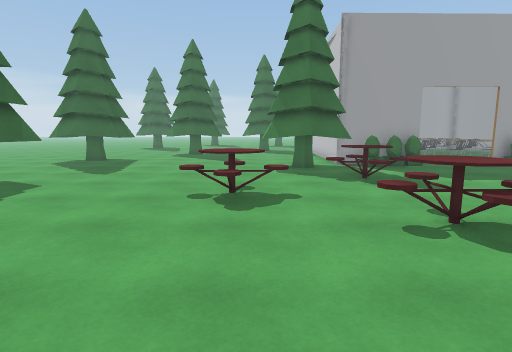
View 1 (above)

24 first-person views from a walk through a scene from a Unity 3-D project. The camera is 1.4 m above the floor, tilts 8° down and sees 80° across. The floor is counted in squares, 1 m on a side. Each view is taken from the middle of a square. On the plan, view 1 faces up. The plan holds only what a view shows up to about 14 squares ahead; the rest is blank. The place goes on beyond the plan. The player is left out. Some surface patterns are stand-ins.

View 2
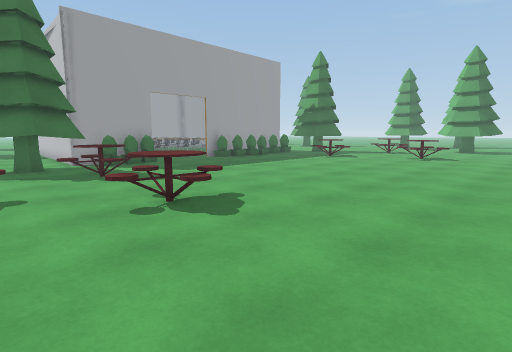

View 3
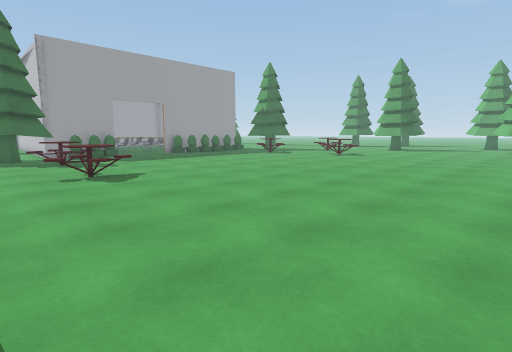

View 4
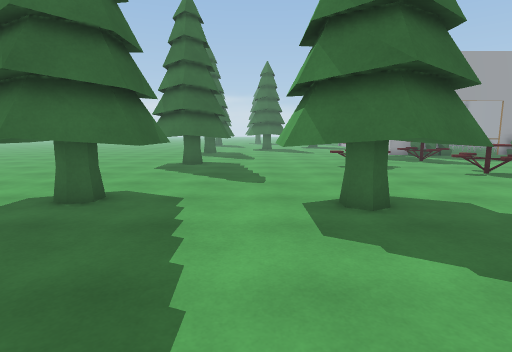

View 5
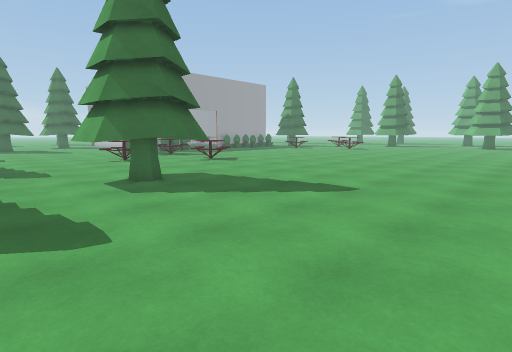

View 6
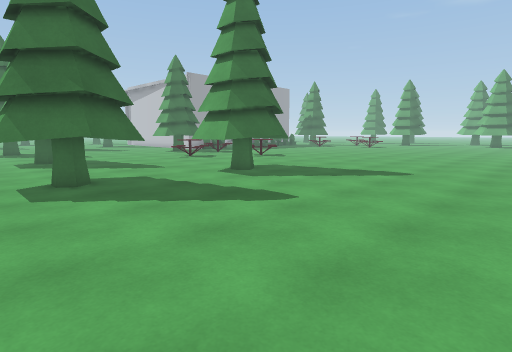

View 7
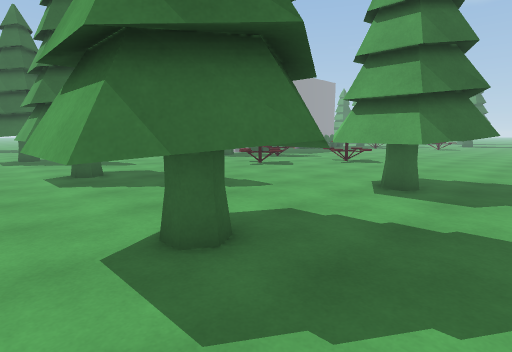

View 8
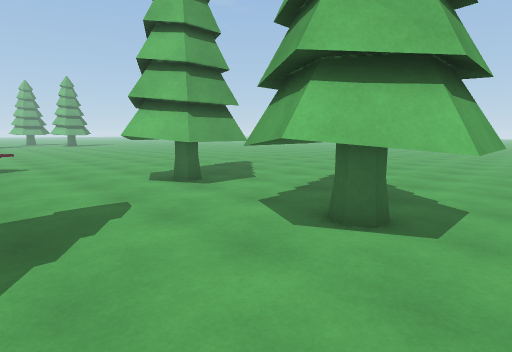

View 9
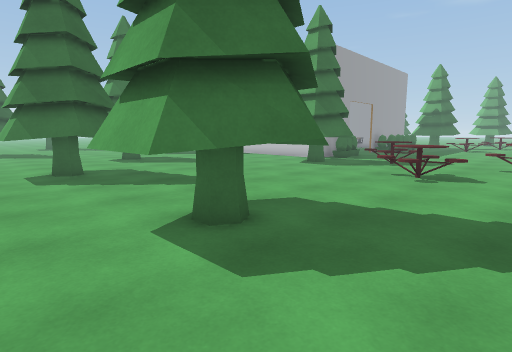

View 10
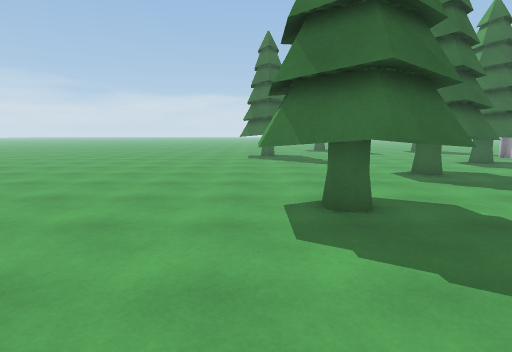

View 11
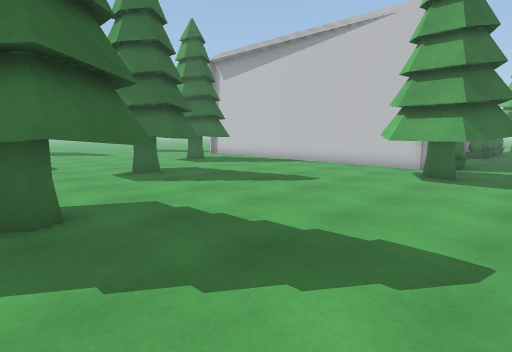

View 12
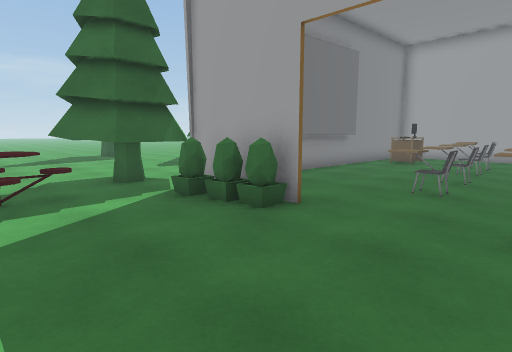

View 13
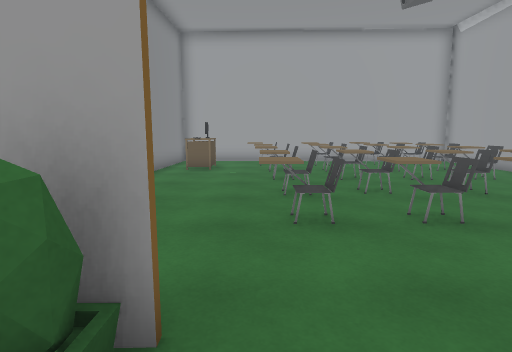

View 14
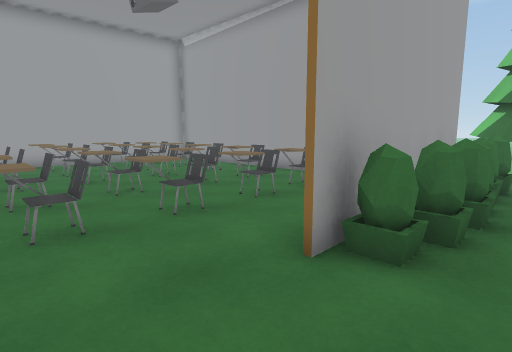

View 15
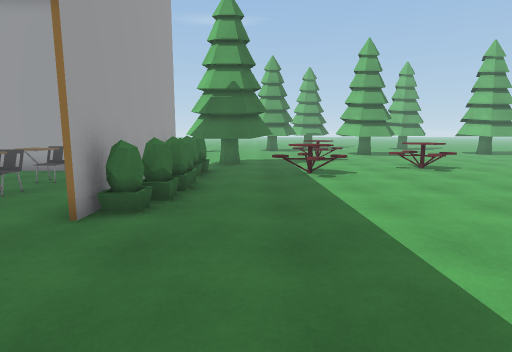

View 16
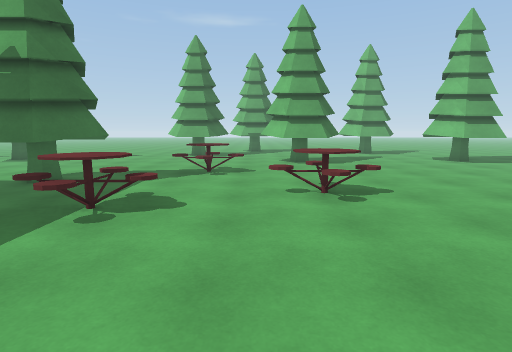

View 17
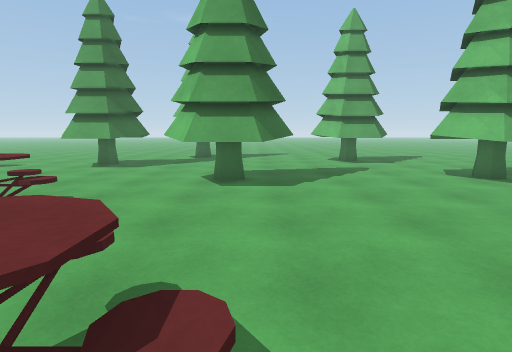

View 18
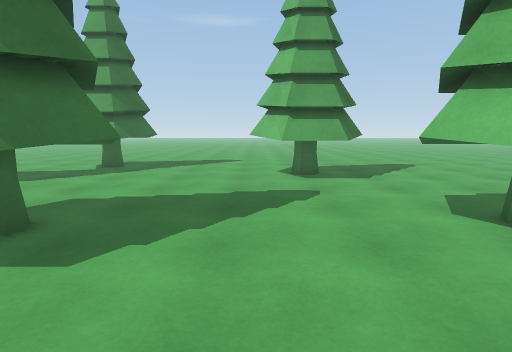

View 19
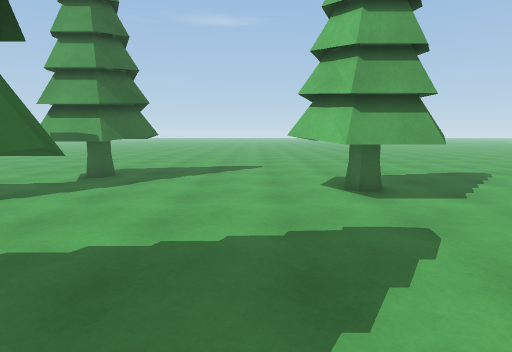

View 20
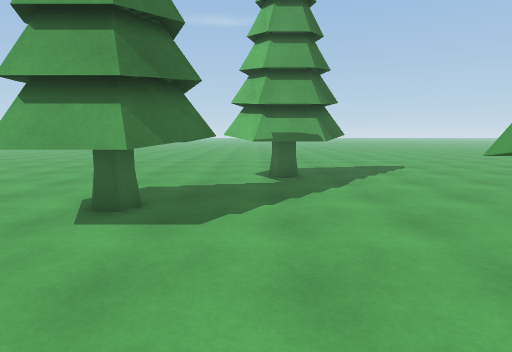

View 21
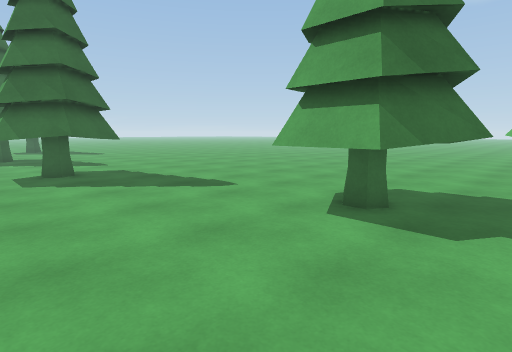

View 22
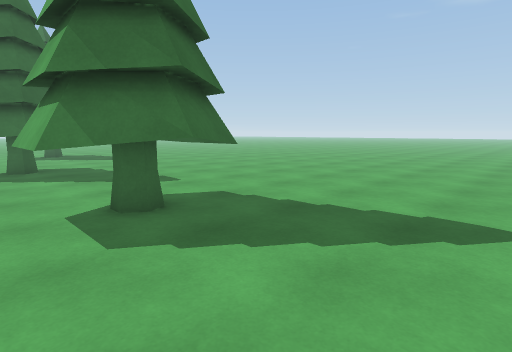

View 23
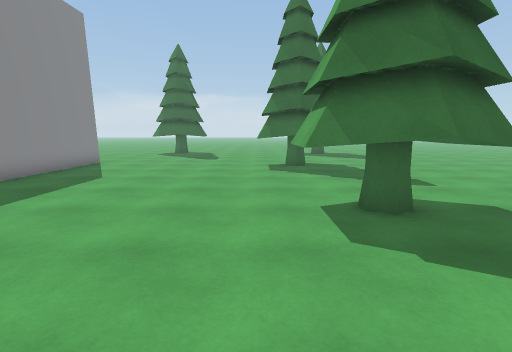

View 24
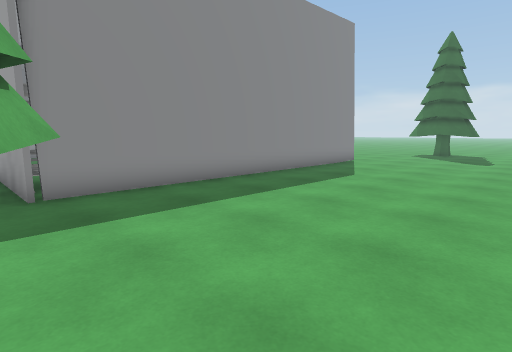

### Floor plan
Key: @ floor where view 1 was taken; # wall or solid block; . floor; O other object.
Columns run from 11 left of view 1 to 37 right of it. Each row starts with its distance up from view 1.
 26      ..        #  .OOOOOOOO.#.......OOOO.  ....
 25      ...   O   # O.OOOOOO.O.#........OO . .....
 24 .........  OO  #OO.OOOO.OOO.#............ ....
 23 .......... OO  #...OO.OOOOO.#..................
 22 ......  O...   #...OOOOOO.O.#...................
 21 ..... OOOO..   #...OOOOOOO..#....................
 20 ..... OOOO...  #......O...O.#........O OO........
 19 ......OOO..... #...OOOO.OOO.#........OOOO........
 18 ... ...........#............#........OOOO........
 17 .OO O..........#...OOOOOOOO.#.........OO.........
 16 .OOOO..........# .........  #....................
 15 .OOOO........ .# ........OOO#....................
 14 ..OO........OOO####...#######.OO.................
 13 ...........OOOOOOOO....OOOOOOOOOO................
 12 ...........OOOOO.............OOOO......... ......
 11  ...........OOO..............OOOO.......OOO .....
 10 ... ..........OO...........OO..O........OOO .....
  9 ..O OO.......OOO .........OOOO...O......OOOO.....
  8 ..OOOO....OO...O...........OO...OOO......OO...O..
  7 ..OOOO...OOOO....................O..........OOO .
  6 ...O......OO..O..............O.......O......OOO .
  5 .............OOO............OOO.....OOOO....OOOO.
  4 ..............OO............OOO.....OOOO......O..
  3 .............................O......OOOO.........
  2 .OOO....O............................OO..........
  1 .OOOO..OOOO......................................
  0 .OOOO..OOOO@...............  ..............OO....
 -1 .OOOO..OOOO................   ............OOO ...
 -2  .......OO..................   ...........OOO ...
 -3 .............................    ...OOOO..OOO ...
 -4 .............................     ..OOOO.... ....
 -5 ...........................        .OO  .........
 -6 ......................                  .........
 -7 ......................                  .........
 -8  ...................                     ........
 -9 ...........                                 .....

Positions as (right, up) in squares from view 1, and headings:
1: (0, 0), facing up
2: (0, -1), facing up-right
3: (0, -6), facing up-right
4: (-5, -6), facing up
5: (-7, -9), facing up-right
6: (-11, -9), facing up-right
7: (-11, -3), facing up-right
8: (-11, 5), facing down-right
9: (-11, 4), facing up-right
10: (-10, 10), facing up
11: (-9, 10), facing up-right
12: (11, 9), facing up-left
13: (8, 12), facing up
14: (8, 12), facing up-right
15: (6, 11), facing right
16: (11, 6), facing right
17: (17, 3), facing right
18: (22, 0), facing right
19: (25, 1), facing right
20: (25, 7), facing right
21: (25, 7), facing up-right
22: (25, 13), facing up-right
23: (25, 13), facing up
24: (25, 13), facing up-left
